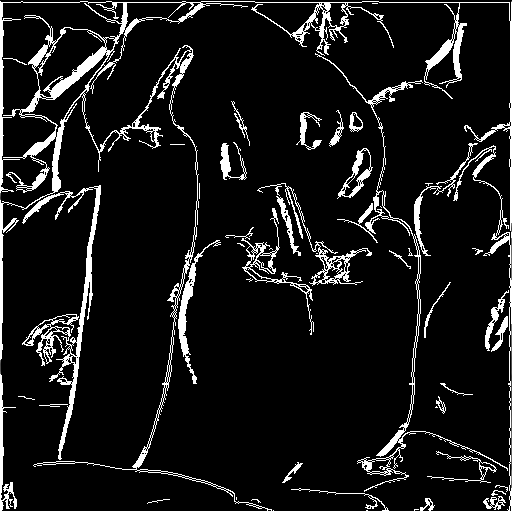
#> input picture Project/out_edge_sup_par.png, 512 x 512 px
$ python hough_transform_par.py
#> lines starting #> are read from the running program, lines starting #| are printed output that depends on the picture
import math
from PIL import Image   #PIL image library for hough -- easier than PNG lib
import time
import threading as thread
#create necessary primitives
num_threads = 4
threads = [None] * num_threads
mutex = thread.Lock()
barrier = thread.Barrier(num_threads)
#create necessary global memory
original = None
new_image = []
new_hough = None
rho_max = 0
d_rho = 0
d_theta = 0

def hough(start_rows, stop_rows, cols, theta_x, rho_y):
    "this function performs actual hough transform for range of rows"
    global new_hough
    global new_image
    #perform hough transform
    for row in range(start_rows, stop_rows):
        for col in range(cols):
            check = original[row, col]
            #check to see if there is actually a line (this may be changed 0 depending on image)
            if check == 0:
                continue
            #if line perform voting
            for entry in range(theta_x):
                theta = d_theta * entry
                rho = row*math.cos(theta) + col*math.sin(theta)
                col_real = rho_y/2 + int(rho/d_rho+0.5)
                #protect memory access when writing "reader/writer" issue
                mutex.acquire()
                new_image[entry, col_real] += 1
                mutex.release()

def setup(image, theta_x, rho_y):
    "setup image for processing"
    global original
    global new_image
    global new_hough
    global rho_max, d_rho, d_theta

    original = image.load()         #load image
    rows, cols = image.size         #get rows and cols from image
    rho_y = int(rho_y/2)*2          #Make sure that this is even

    #create necessary conversion variables
    rho_max = math.hypot(rows, cols)
    if int(rho_max) > rho_y:
        print("rho_y invalid ....exiting....")
        exit(1)

    d_rho = rho_max / (rho_y/2)
    d_theta = math.pi / theta_x

    #create new image for output
    new_hough = Image.new("L", (theta_x, rho_y), 0)
    new_image = new_hough.load()
    return rows, cols

def start_threads(rows, cols, theta_x, rho_y):
    "function creates threads and allocates necessary section of image"
    piece = math.ceil(rows/num_threads)
    for i in range(num_threads):
        start = i*piece
        stop = int(min((i+1)*piece, rows))
        threads[i] = thread.Thread(target=hough, args=(start,stop,cols,theta_x,rho_y))
        threads[i].daemon = True
        threads[i].start()

def end_threads():
    "function joins threads after completion"
    for i in range(num_threads):
        threads[i].join()

def min(X,Y):
    "calculates the minimum"
    return X if X < Y else Y

def main():
    "runs actual hough transform"
    #variables for transfrom TODO: let user etter values or find min rho_y based on image
    theta_x = 360
    rho_y = 725
    #open image and perform transform
    image = Image.open("out_edge_sup_par.png").convert("L")
#> image is the input picture: PIL image 512x512 L; min 0, max 255, mean 23.5
    rows, cols = setup(image, theta_x, rho_y)
#> in setup, `new_hough = Image.new("L", (theta_x, rho_y), 0)`: new_hough: PIL image 360x724 L; every value is 0
#> rows = 512; cols = 512
    start_threads(rows, cols,theta_x, rho_y)
#> in start_threads, `piece = math.ceil(rows/num_threads)`: piece = 128
#> the loop in start_threads, `for i in range(num_threads):` made 4 passes
#> (start, stop) on passes 1 to 4: (0, 128), (128, 256), (256, 384), (384, 512)
#> after the loop in start_threads, `for i in range(num_threads):`: threads = 4 items
    end_threads()
    #write image
    new_hough.save("ho5_par.png")
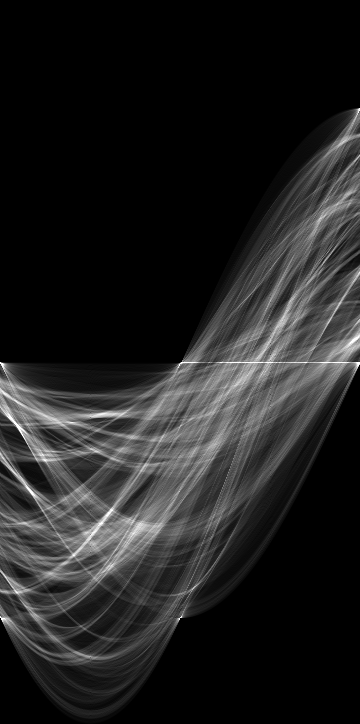
#> saved as ho5_par.png: PIL image 360x724 L; min 0, max 255, mean 33.5

if __name__ == "__main__":
    "for main"
    file = open('hough_time.csv', 'a')
    start_time = time.time()
    main()
    print(str(time.time() - start_time), file=file)
